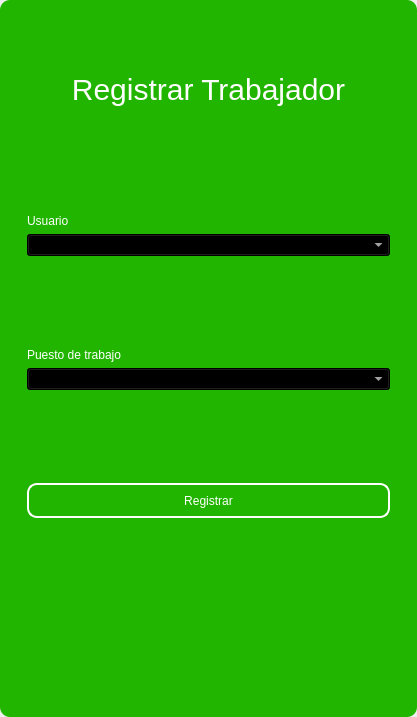
<?xml version="1.0" encoding="UTF-8"?>
<ui version="4.0">
 <class>MainWindow</class>
 <widget class="QMainWindow" name="MainWindow">
  <property name="geometry">
   <rect>
    <x>0</x>
    <y>0</y>
    <width>417</width>
    <height>717</height>
   </rect>
  </property>
  <property name="windowTitle">
   <string>MainWindow</string>
  </property>
  <property name="styleSheet">
   <string notr="true"/>
  </property>
  <widget class="QWidget" name="centralwidget">
   <property name="styleSheet">
    <string notr="true"/>
   </property>
   <layout class="QVBoxLayout" name="verticalLayout">
    <property name="spacing">
     <number>0</number>
    </property>
    <property name="leftMargin">
     <number>0</number>
    </property>
    <property name="topMargin">
     <number>0</number>
    </property>
    <property name="rightMargin">
     <number>0</number>
    </property>
    <property name="bottomMargin">
     <number>0</number>
    </property>
    <item>
     <widget class="QFrame" name="frame">
      <property name="enabled">
       <bool>true</bool>
      </property>
      <property name="styleSheet">
       <string notr="true">QFrame {
	border-radius:10px;
background-color: rgb(33, 181, 0);
 }
</string>
      </property>
      <property name="frameShape">
       <enum>QFrame::StyledPanel</enum>
      </property>
      <property name="frameShadow">
       <enum>QFrame::Raised</enum>
      </property>
      <layout class="QVBoxLayout" name="verticalLayout_2">
       <item>
        <widget class="QFrame" name="frame_superior">
         <property name="minimumSize">
          <size>
           <width>0</width>
           <height>40</height>
          </size>
         </property>
         <property name="maximumSize">
          <size>
           <width>16777215</width>
           <height>40</height>
          </size>
         </property>
         <property name="styleSheet">
          <string notr="true">QPushButton{
border-radius:18px;
}

QPushButton:hover{
	background-color: rgb(0, 0, 0);
}
</string>
         </property>
         <property name="frameShape">
          <enum>QFrame::StyledPanel</enum>
         </property>
         <property name="frameShadow">
          <enum>QFrame::Raised</enum>
         </property>
         <layout class="QHBoxLayout" name="horizontalLayout_3">
          <property name="spacing">
           <number>4</number>
          </property>
          <property name="leftMargin">
           <number>0</number>
          </property>
          <property name="topMargin">
           <number>0</number>
          </property>
          <property name="rightMargin">
           <number>0</number>
          </property>
          <property name="bottomMargin">
           <number>0</number>
          </property>
          <item>
           <widget class="QPushButton" name="btn_icon">
            <property name="text">
             <string/>
            </property>
            <property name="iconSize">
             <size>
              <width>40</width>
              <height>40</height>
             </size>
            </property>
           </widget>
          </item>
          <item>
           <spacer name="horizontalSpacer_2">
            <property name="orientation">
             <enum>Qt::Horizontal</enum>
            </property>
            <property name="sizeHint" stdset="0">
             <size>
              <width>443</width>
              <height>20</height>
             </size>
            </property>
           </spacer>
          </item>
          <item>
           <widget class="QPushButton" name="bt_minimizar">
            <property name="minimumSize">
             <size>
              <width>38</width>
              <height>38</height>
             </size>
            </property>
            <property name="maximumSize">
             <size>
              <width>38</width>
              <height>38</height>
             </size>
            </property>
            <property name="cursor">
             <cursorShape>PointingHandCursor</cursorShape>
            </property>
            <property name="text">
             <string/>
            </property>
            <property name="icon">
             <iconset>
              <normaloff>image/minus.svg</normaloff>image/minus.svg</iconset>
            </property>
            <property name="iconSize">
             <size>
              <width>38</width>
              <height>38</height>
             </size>
            </property>
           </widget>
          </item>
          <item>
           <widget class="QPushButton" name="bt_maximizar">
            <property name="minimumSize">
             <size>
              <width>38</width>
              <height>38</height>
             </size>
            </property>
            <property name="maximumSize">
             <size>
              <width>38</width>
              <height>38</height>
             </size>
            </property>
            <property name="cursor">
             <cursorShape>PointingHandCursor</cursorShape>
            </property>
            <property name="text">
             <string/>
            </property>
            <property name="icon">
             <iconset>
              <normaloff>image/chevron-up.svg</normaloff>image/chevron-up.svg</iconset>
            </property>
            <property name="iconSize">
             <size>
              <width>38</width>
              <height>38</height>
             </size>
            </property>
           </widget>
          </item>
          <item>
           <widget class="QPushButton" name="bt_restaurar">
            <property name="minimumSize">
             <size>
              <width>38</width>
              <height>38</height>
             </size>
            </property>
            <property name="maximumSize">
             <size>
              <width>38</width>
              <height>38</height>
             </size>
            </property>
            <property name="cursor">
             <cursorShape>PointingHandCursor</cursorShape>
            </property>
            <property name="text">
             <string/>
            </property>
            <property name="icon">
             <iconset>
              <normaloff>image/chevron-down.svg</normaloff>image/chevron-down.svg</iconset>
            </property>
            <property name="iconSize">
             <size>
              <width>38</width>
              <height>38</height>
             </size>
            </property>
           </widget>
          </item>
          <item>
           <widget class="QPushButton" name="bt_cerrar">
            <property name="minimumSize">
             <size>
              <width>38</width>
              <height>38</height>
             </size>
            </property>
            <property name="maximumSize">
             <size>
              <width>38</width>
              <height>38</height>
             </size>
            </property>
            <property name="cursor">
             <cursorShape>PointingHandCursor</cursorShape>
            </property>
            <property name="text">
             <string/>
            </property>
            <property name="icon">
             <iconset>
              <normaloff>image/x.svg</normaloff>image/x.svg</iconset>
            </property>
            <property name="iconSize">
             <size>
              <width>38</width>
              <height>38</height>
             </size>
            </property>
           </widget>
          </item>
         </layout>
        </widget>
       </item>
       <item>
        <widget class="QFrame" name="frame_3">
         <property name="styleSheet">
          <string notr="true">QLabel {
	color: rgb(255, 255, 254);
	font: 12pt &quot;Arial&quot;;
	background-color: rgba(0, 0, 0,0);
}

QTextEdit{
background-color: rgba(0, 0, 0,0);
border-radius:10px; 
font: 12pt &quot;Arial&quot;;
color: rgb(255, 255, 254);
border: 2px solid  rgb(255, 255, 255);

}

QTextEdit:hover{
background-color: rgba(0, 0, 0,0);
border-radius:10px; 
font: 12pt &quot;Arial&quot;;
border: 2px solid  rgb(120, 0, 171);
}

QTextEdit:focus{
background-color: rgb(0, 0, 0);
border-radius:10px; 
font: 12pt &quot;Arial&quot;;
border: 2px solid rgb(120, 0, 171);
}

QLineEdit{
background-color: rgba(0, 0, 0,0);
border-radius:10px; 
font: 12pt &quot;Arial&quot;;
color: rgb(255, 255, 254);
border: 2px solid  rgb(255, 255, 255);

}

QLineEdit:hover{
background-color: rgba(0, 0, 0,0);
border-radius:10px; 
font: 12pt &quot;Arial&quot;;
border: 2px solid  rgb(120, 0, 171);
}

QLineEdit:focus{
background-color: rgb(0, 0, 0);
border-radius:10px; 
font: 12pt &quot;Arial&quot;;
border: 2px solid rgb(120, 0, 171);
}

QCheckBox{
	font: 12pt &quot;Arial&quot;;
	color: rgb(255, 255, 255);
}

QCheckBox::indicator {
    width: 18px;
    height:18px;
}

QCheckBox::indicator:unchecked {
   background-image: url(image/square.svg);
}

QCheckBox::indicator:checked {
   background-image: url(image/check-square.svg);
}

QPushButton{
border-radius:10px; 
font: 12pt &quot;Arial&quot;;
color: rgb(255, 255, 254);
border: 2px solid #ffffff;
}

QPushButton:hover{
border-radius:10px; 
font: 12pt &quot;Arial&quot;;
color: rgb(255, 255, 255);
border: 2px solid rgb(120, 0, 171);
	background-color: rgb(120, 0, 171);
}
</string>
         </property>
         <property name="frameShape">
          <enum>QFrame::StyledPanel</enum>
         </property>
         <property name="frameShadow">
          <enum>QFrame::Raised</enum>
         </property>
         <layout class="QHBoxLayout" name="horizontalLayout_4">
          <item>
           <layout class="QVBoxLayout" name="verticalLayout_4">
            <property name="spacing">
             <number>5</number>
            </property>
            <property name="rightMargin">
             <number>0</number>
            </property>
            <property name="bottomMargin">
             <number>0</number>
            </property>
            <item>
             <widget class="QLabel" name="label_3">
              <property name="minimumSize">
               <size>
                <width>100</width>
                <height>50</height>
               </size>
              </property>
              <property name="styleSheet">
               <string notr="true">font-size: 30px;
color: rgb(255, 255, 255);</string>
              </property>
              <property name="text">
               <string>Registrar Trabajador</string>
              </property>
              <property name="alignment">
               <set>Qt::AlignCenter</set>
              </property>
             </widget>
            </item>
            <item>
             <widget class="QFrame" name="frame_4">
              <property name="maximumSize">
               <size>
                <width>400</width>
                <height>700</height>
               </size>
              </property>
              <property name="styleSheet">
               <string notr="true">QLabel {
	color: rgb(255, 255, 254);
	font: 12pt &quot;Arial&quot;;
	background-color: rgba(0, 0, 0,0);
}

QTextEdit{
background-color: rgba(0, 0, 0,0);
border-radius:10px; 
font: 12pt &quot;Arial&quot;;
color: rgb(255, 255, 254);
border: 2px solid  rgb(255, 255, 255);

}

QTextEdit:hover{
background-color: rgba(0, 0, 0,0);
border-radius:10px; 
font: 12pt &quot;Arial&quot;;
border: 2px solid  rgb(120, 0, 171);
}

QTextEdit:focus{
background-color: rgb(0, 0, 0);
border-radius:10px; 
font: 12pt &quot;Arial&quot;;
border: 2px solid rgb(120, 0, 171);
}

QLineEdit{
background-color: rgba(0, 0, 0,0);
border-radius:10px; 
font: 12pt &quot;Arial&quot;;
color: rgb(255, 255, 254);
border: 2px solid  rgb(255, 255, 255);

}

QLineEdit:hover{
background-color: rgba(0, 0, 0,0);
border-radius:10px; 
font: 12pt &quot;Arial&quot;;
border: 2px solid  rgb(120, 0, 171);
}

QLineEdit:focus{
background-color: rgb(0, 0, 0);
border-radius:10px; 
font: 12pt &quot;Arial&quot;;
border: 2px solid rgb(120, 0, 171);
}

QCheckBox{
	font: 12pt &quot;Arial&quot;;
	color: rgb(255, 255, 255);
}

QCheckBox::indicator {
    width: 18px;
    height:18px;
}

QCheckBox::indicator:unchecked {
   background-image: url(image/square.svg);
}

QCheckBox::indicator:checked {
   background-image: url(image/check-square.svg);
}

QPushButton{
border-radius:10px; 
font: 12pt &quot;Arial&quot;;
color: rgb(255, 255, 254);
border: 2px solid #ffffff;
}

QPushButton:hover{
border-radius:10px; 
font: 12pt &quot;Arial&quot;;
color: rgb(255, 255, 255);
border: 2px solid rgb(120, 0, 171);
	background-color: rgb(120, 0, 171);
}
</string>
              </property>
              <property name="frameShape">
               <enum>QFrame::StyledPanel</enum>
              </property>
              <property name="frameShadow">
               <enum>QFrame::Raised</enum>
              </property>
              <layout class="QVBoxLayout" name="verticalLayout_3">
               <property name="leftMargin">
                <number>9</number>
               </property>
               <property name="topMargin">
                <number>9</number>
               </property>
               <property name="rightMargin">
                <number>9</number>
               </property>
               <property name="bottomMargin">
                <number>9</number>
               </property>
               <item>
                <spacer name="verticalSpacer_3">
                 <property name="orientation">
                  <enum>Qt::Vertical</enum>
                 </property>
                 <property name="sizeHint" stdset="0">
                  <size>
                   <width>20</width>
                   <height>40</height>
                  </size>
                 </property>
                </spacer>
               </item>
               <item>
                <widget class="QLabel" name="label_4">
                 <property name="text">
                  <string>Usuario</string>
                 </property>
                </widget>
               </item>
               <item>
                <widget class="QComboBox" name="comboboxuser">
                 <property name="styleSheet">
                  <string notr="true">background-color: rgb(0, 0, 0);
color: rgb(255, 255, 255);</string>
                 </property>
                </widget>
               </item>
               <item>
                <spacer name="verticalSpacer_4">
                 <property name="orientation">
                  <enum>Qt::Vertical</enum>
                 </property>
                 <property name="sizeHint" stdset="0">
                  <size>
                   <width>20</width>
                   <height>40</height>
                  </size>
                 </property>
                </spacer>
               </item>
               <item>
                <widget class="QLabel" name="label_8">
                 <property name="text">
                  <string>Puesto de trabajo</string>
                 </property>
                </widget>
               </item>
               <item>
                <widget class="QComboBox" name="job_combobox">
                 <property name="styleSheet">
                  <string notr="true">background-color: rgb(0, 0, 0);
color: rgb(255, 255, 255);</string>
                 </property>
                </widget>
               </item>
               <item>
                <spacer name="verticalSpacer">
                 <property name="orientation">
                  <enum>Qt::Vertical</enum>
                 </property>
                 <property name="sizeHint" stdset="0">
                  <size>
                   <width>20</width>
                   <height>40</height>
                  </size>
                 </property>
                </spacer>
               </item>
               <item>
                <widget class="QPushButton" name="btn_add">
                 <property name="minimumSize">
                  <size>
                   <width>0</width>
                   <height>35</height>
                  </size>
                 </property>
                 <property name="cursor">
                  <cursorShape>PointingHandCursor</cursorShape>
                 </property>
                 <property name="text">
                  <string>Registrar</string>
                 </property>
                </widget>
               </item>
               <item>
                <spacer name="verticalSpacer_7">
                 <property name="orientation">
                  <enum>Qt::Vertical</enum>
                 </property>
                 <property name="sizeHint" stdset="0">
                  <size>
                   <width>20</width>
                   <height>40</height>
                  </size>
                 </property>
                </spacer>
               </item>
               <item>
                <spacer name="verticalSpacer_8">
                 <property name="orientation">
                  <enum>Qt::Vertical</enum>
                 </property>
                 <property name="sizeHint" stdset="0">
                  <size>
                   <width>20</width>
                   <height>40</height>
                  </size>
                 </property>
                </spacer>
               </item>
              </layout>
             </widget>
            </item>
           </layout>
          </item>
         </layout>
        </widget>
       </item>
      </layout>
     </widget>
    </item>
   </layout>
  </widget>
 </widget>
 <resources/>
 <connections/>
</ui>
